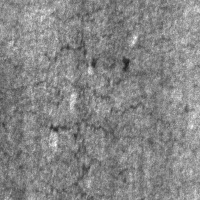
#> input picture data/raw/NEU-DET/IMAGES/crazing_137.jpg, 200 x 200 px; its folder holds only this picture in this run
$ python svd_analysis.py
#> lines starting #> are read from the running program, lines starting #| are printed output that depends on the picture
"""
fundamentals/svd_analysis.py
Singular Value Decomposition (SVD) on NEU-DET surface defect images:
1. SVD factorization: A = U * Sigma * V^T.
2. Singular value spectrum and cumulative energy analysis.
3. Low-rank image reconstruction across ranks k in [1, 5, 20, 50, 100].
4. Quantitative quality metrics: Frobenius error, Compression Ratio, and PSNR (dB).
5. Generates outputs/figures/svd_compression_analysis.png.
"""

import os
import glob
import numpy as np
import matplotlib.pyplot as plt
from PIL import Image

def compute_psnr(orig, recon):
    """Compute Peak Signal-to-Noise Ratio (PSNR) in decibels."""
    mse = np.mean((orig.astype(np.float64) - recon.astype(np.float64)) ** 2)
    if mse == 0:
        return float('inf')
    max_pixel = 255.0
    return 20.0 * np.log10(max_pixel / np.sqrt(mse))

def run_svd_analysis():
    print("=" * 60)
    print("SVD ANALYSIS & LOW-RANK RECONSTRUCTION ON DEFECT IMAGES")
    print("=" * 60)

    # Read sample image from dataset
    config_file = os.path.join("config", "dataset_path.txt")
    with open(config_file, "r") as f:
#> (reads config/dataset_path.txt from the repository)
        rel_path = f.read().strip()
    dataset_root = os.path.abspath(rel_path)

    # Select a high-detail defect image (e.g., crazing or scratches)
    sample_path = os.path.join(dataset_root, "IMAGES", "crazing_1.jpg")
    if not os.path.exists(sample_path):
        # Fallback to any available jpg
        sample_path = glob.glob(os.path.join(dataset_root, "IMAGES", "*.jpg"))[0]

    img = Image.open(sample_path).convert("L")  # Grayscale (200, 200)
    A = np.array(img, dtype=np.float64)
    H, W = A.shape
#> H = 200; W = 200
    print(f"Loaded image: {os.path.basename(sample_path)}, Shape: {H}x{W}")
#| Loaded image: crazing_137.jpg, Shape: 200x200

    # Full SVD: A = U @ np.diag(S) @ Vt
    U, S, Vt = np.linalg.svd(A, full_matrices=False)
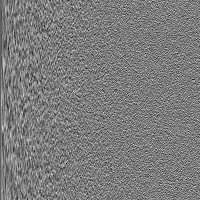
#> U: shape (200, 200) float64; min -0.317, max 0.333, mean -0.000327; drawn with min black and max white
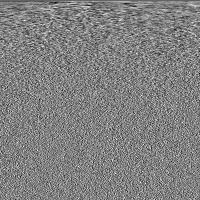
#> Vt: shape (200, 200) float64; min -0.312, max 0.302, mean -0.000377; drawn with min black and max white
#> S = 200 values, max 26883.6 at index 0, min 0.173 at index 199, mean 323.7
    print(f"Computed SVD: U={U.shape}, S={S.shape}, Vt={Vt.shape}")
#| Computed SVD: U=(200, 200), S=(200,), Vt=(200, 200)

    # Variance / energy explained by top singular values
    energy = S ** 2
#> energy = 200 values, max 722727695.8 at index 0, min 0.03 at index 199, mean 3688920.2
    cum_energy = np.cumsum(energy) / np.sum(energy) * 100.0
#> cum_energy = 200 values from 97.96 to 100

    print("\nCumulative Energy Explained:")
    ranks_to_check = [1, 5, 20, 50, 100, 150]
    for r in ranks_to_check:
        print(f"  Rank {r:3d}: {cum_energy[r-1]:6.2f}% of total spectral energy")
#> this loop made 6 passes
#|   Rank   1:  97.96% of total spectral energy
#|   Rank   5:  98.52% of total spectral energy
#|   Rank  20:  99.23% of total spectral energy
#|   Rank  50:  99.71% of total spectral energy
#|   Rank 100:  99.93% of total spectral energy
#|   Rank 150:  99.99% of total spectral energy

    # Low-rank reconstructions
    eval_ranks = [1, 5, 20, 50, 100]
    reconstructions = {}
    metrics = []

    for k in eval_ranks:
        # Reconstruct: U[:, :k] @ diag(S[:k]) @ Vt[:k, :]
        A_k = U[:, :k] @ np.diag(S[:k]) @ Vt[:k, :]
        A_k_clipped = np.clip(A_k, 0, 255)
        reconstructions[k] = A_k_clipped

        frob_error = np.linalg.norm(A - A_k) / np.linalg.norm(A)
        psnr_val = compute_psnr(A, A_k_clipped)
        # Parameters stored: k * (H + W + 1) vs full H * W
        compressed_params = k * (H + W + 1)
        original_params = H * W
        comp_ratio = original_params / compressed_params

        metrics.append({
            "rank": k,
            "frob_error": frob_error,
            "psnr": psnr_val,
            "comp_ratio": comp_ratio,
            "energy_pct": cum_energy[k-1]
        })
        print(f"Rank {k:3d} -> Frobenius Rel Error: {frob_error:.4f}, PSNR: {psnr_val:5.2f} dB, Compression: {comp_ratio:.2f}x")
#> this loop made 5 passes
#> (frob_error, mse in compute_psnr, psnr_val) on passes 1 to 5: (0.143, 376.4, 22.37), (0.122, 273.1, 23.77), (0.0878, 142.2, 26.6), (0.0543, 54.3, 30.78), (0.0257, 12.21, 37.26)
#| Rank   1 -> Frobenius Rel Error: 0.1429, PSNR: 22.37 dB, Compression: 99.75x
#| Rank   5 -> Frobenius Rel Error: 0.1217, PSNR: 23.77 dB, Compression: 19.95x
#| Rank  20 -> Frobenius Rel Error: 0.0878, PSNR: 26.60 dB, Compression: 4.99x
#| Rank  50 -> Frobenius Rel Error: 0.0543, PSNR: 30.78 dB, Compression: 2.00x
#| Rank 100 -> Frobenius Rel Error: 0.0257, PSNR: 37.26 dB, Compression: 1.00x
#> pass 1, in run_svd_analysis, `A_k = U[:, :k] @ np.diag(S[:k]) @ Vt[:k, :]`:
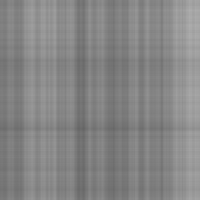
#> A_k: shape (200, 200) float64; min 101.3, max 174.4, mean 133.9
#> pass 2, in run_svd_analysis, `A_k = U[:, :k] @ np.diag(S[:k]) @ Vt[:k, :]`:
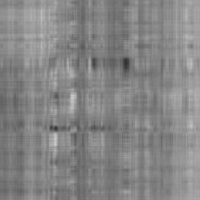
#> A_k: shape (200, 200) float64; min 49.17, max 203.6, mean 133.9
#> pass 3, in run_svd_analysis, `A_k = U[:, :k] @ np.diag(S[:k]) @ Vt[:k, :]`:
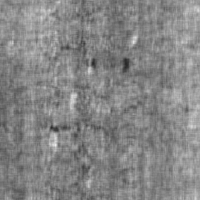
#> A_k: shape (200, 200) float64; min 40.21, max 237.7, mean 133.9
#> after the loop, metrics = 5 items; reconstructions = 5 items

    # Generate comprehensive multi-panel figure
    os.makedirs(os.path.join("outputs", "figures"), exist_ok=True)
    fig = plt.figure(figsize=(15, 8))

    # Panel 1: Original Image
    ax0 = plt.subplot2grid((2, 6), (0, 0))
    ax0.imshow(A, cmap="gray")
    ax0.set_title("Original (Rank 200)")
    ax0.axis("off")

    # Panels 2-6: Reconstructions at ranks [1, 5, 20, 50, 100]
    for idx, k in enumerate(eval_ranks):
        ax = plt.subplot2grid((2, 6), (0, idx + 1))
        ax.imshow(reconstructions[k], cmap="gray")
        ax.set_title(f"Rank {k}\n{metrics[idx]['psnr']:.1f} dB")
        ax.axis("off")

    # Panel 7: Singular value spectrum (decay)
    ax_spec = plt.subplot2grid((2, 6), (1, 0), colspan=2)
    ax_spec.semilogy(range(1, len(S) + 1), S, color="#1f77b4", lw=2)
    ax_spec.grid(True, linestyle="--", alpha=0.6)
    ax_spec.set_title("Singular Value Spectrum (Log Scale)")
    ax_spec.set_xlabel("Singular Value Index")
    ax_spec.set_ylabel("Singular Value Magnitude")

    # Panel 8: Cumulative energy
    ax_energy = plt.subplot2grid((2, 6), (1, 2), colspan=2)
    ax_energy.plot(range(1, len(S) + 1), cum_energy, color="#2ca02c", lw=2)
    ax_energy.axhline(90, color="red", linestyle=":", label="90% Threshold")
    ax_energy.axhline(99, color="orange", linestyle=":", label="99% Threshold")
    ax_energy.grid(True, linestyle="--", alpha=0.6)
    ax_energy.set_title("Cumulative Spectral Energy (%)")
    ax_energy.set_xlabel("Rank (Components)")
    ax_energy.set_ylabel("Variance Explained (%)")
    ax_energy.legend(loc="lower right")

    # Panel 9: Compression vs Quality (PSNR vs Compression Ratio)
    ax_tradeoff = plt.subplot2grid((2, 6), (1, 4), colspan=2)
    ranks = [m["rank"] for m in metrics]
#> ranks = [1, 5, 20, 50, 100]
    psnrs = [m["psnr"] for m in metrics]
#> psnrs = [22.37, 23.77, 26.6, 30.78, 37.26]
    comp_ratios = [m["comp_ratio"] for m in metrics]
#> comp_ratios = [99.75, 19.95, 4.99, 2, 0.998]
    ax_tradeoff.plot(ranks, psnrs, "o-", color="#d62728", lw=2, label="PSNR (dB)")
    ax_tradeoff.set_xlabel("Rank $k$")
    ax_tradeoff.set_ylabel("PSNR (dB)", color="#d62728")
    ax_tradeoff.tick_params(axis="y", labelcolor="#d62728")
    ax_tradeoff.grid(True, linestyle="--", alpha=0.6)

    ax_comp = ax_tradeoff.twinx()
    ax_comp.plot(ranks, comp_ratios, "s--", color="#9467bd", lw=2, label="Comp. Ratio")
    ax_comp.set_ylabel("Compression Factor (x)", color="#9467bd")
    ax_comp.tick_params(axis="y", labelcolor="#9467bd")
    ax_tradeoff.set_title("Rank vs Quality & Compression")

    plt.tight_layout()
    fig_path = os.path.join("outputs", "figures", "svd_compression_analysis.png")
    plt.savefig(fig_path, dpi=300)
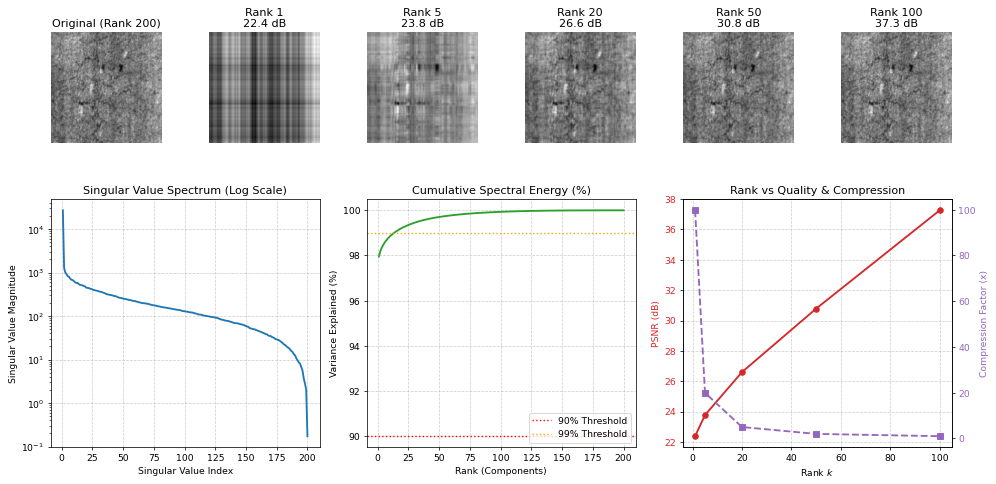
#> figure drawn by matplotlib, 10 panels; panel 7: curve peaks at x = 1, y = 26883.6; panel 8: curve peaks at x = 200, y = 100
    plt.close()
    print(f"[PLOT] Saved SVD analysis figure to {fig_path}")

if __name__ == "__main__":
    run_svd_analysis()
